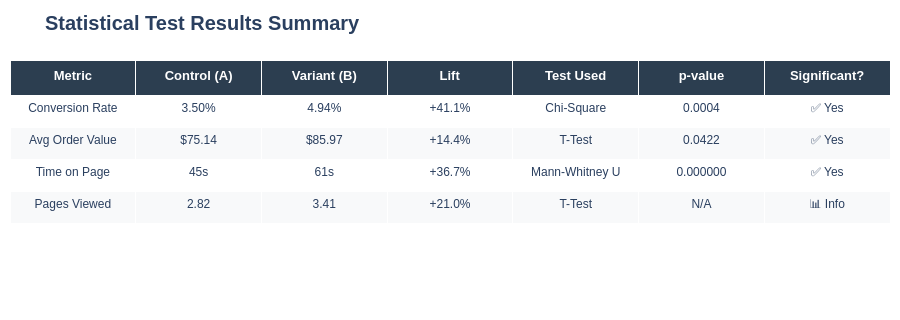

Notebook source saved alongside this figure:
### Code cell
# Cell 8 — Statistical Summary Dashboard (the key slide)
metrics = [
    {'Metric': 'Conversion Rate', 'Control': f'{cvr_a*100:.2f}%', 'Variant': f'{cvr_b*100:.2f}%',
     'Lift': f'+{(cvr_b-cvr_a)/cvr_a*100:.1f}%', 'Test': 'Chi-Square',
     'p-value': f'{p_value:.4f}', 'Significant': '✅ Yes' if p_value < 0.05 else '❌ No'},
    {'Metric': 'Avg Order Value', 'Control': f'${rev_a.mean():.2f}', 'Variant': f'${rev_b.mean():.2f}',
     'Lift': f'+{(rev_b.mean()-rev_a.mean())/rev_a.mean()*100:.1f}%', 'Test': 'T-Test',
     'p-value': f'{p_rev:.4f}', 'Significant': '✅ Yes' if p_rev < 0.05 else '❌ No'},
    {'Metric': 'Time on Page', 'Control': f'{ctrl["time_on_page"].median():.0f}s',
     'Variant': f'{vart["time_on_page"].median():.0f}s',
     'Lift': f'+{(vart["time_on_page"].median()-ctrl["time_on_page"].median())/ctrl["time_on_page"].median()*100:.1f}%',
     'Test': 'Mann-Whitney U', 'p-value': f'{p_time:.6f}', 'Significant': '✅ Yes' if p_time < 0.05 else '❌ No'},
    {'Metric': 'Pages Viewed', 'Control': f'{ctrl["pages_viewed"].mean():.2f}',
     'Variant': f'{vart["pages_viewed"].mean():.2f}',
     'Lift': f'+{(vart["pages_viewed"].mean()-ctrl["pages_viewed"].mean())/ctrl["pages_viewed"].mean()*100:.1f}%',
     'Test': 'T-Test', 'p-value': 'N/A', 'Significant': '📊 Info'},
]
summary_df = pd.DataFrame(metrics)

fig = go.Figure(data=[go.Table(
    header=dict(
        values=['<b>Metric</b>','<b>Control (A)</b>','<b>Variant (B)</b>','<b>Lift</b>','<b>Test Used</b>','<b>p-value</b>','<b>Significant?</b>'],
        fill_color='#2c3e50', font=dict(color='white', size=13, family='Arial'),
        align='center', height=35
    ),
    cells=dict(
        values=[summary_df[c].tolist() for c in summary_df.columns],
        fill_color=[['white','#f8f9fa']*4],
        font=dict(size=12, family='Arial'),
        align='center', height=32
    )
)])
fig.update_layout(
    title='<b>Statistical Test Results Summary</b>',
    title_font_size=20, font=dict(family='Arial'),
    height=320, margin=dict(t=60,b=10,l=10,r=10)
)
fig.show()

### Figure 1 — Plotly figure (JSON) as saved in the notebook; plotly's stock layout.template omitted (floating-point values rounded to 4 significant figures)
{"data": [{"cells": {"align": "center", "fill": {"color": [["white", "#f8f9fa", "white", "#f8f9fa", "white", "#f8f9fa", "white", "#f8f9fa"]]}, "font": {"family": "Arial", "size": 12}, "height": 32, "values": [["Conversion Rate", "Avg Order Value", "Time on Page", "Pages Viewed"], ["3.50%", "$75.14", "45s", "2.82"], ["4.94%", "$85.97", "61s", "3.41"], ["+41.1%", "+14.4%", "+36.7%", "+21.0%"], ["Chi-Square", "T-Test", "Mann-Whitney U", "T-Test"], ["0.0004", "0.0422", "0.000000", "N/A"], ["✅ Yes", "✅ Yes", "✅ Yes", "📊 Info"]]}, "header": {"align": "center", "fill": {"color": "#2c3e50"}, "font": {"color": "white", "family": "Arial", "size": 13}, "height": 35, "values": ["<b>Metric</b>", "<b>Control (A)</b>", "<b>Variant (B)</b>", "<b>Lift</b>", "<b>Test Used</b>", "<b>p-value</b>", "<b>Significant?</b>"]}, "type": "table"}], "layout": {"font": {"family": "Arial"}, "height": 320, "margin": {"b": 10, "l": 10, "r": 10, "t": 60}, "title": {"font": {"size": 20}, "text": "<b>Statistical Test Results Summary</b>"}}}
